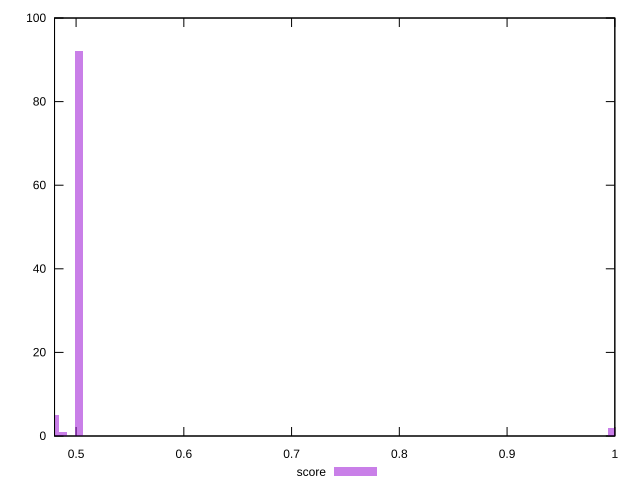

This figure's gnuplot source:
reset

$score <<EOF
0.9975662033806434 2
0.4800318572658735 5
0.5025333505752113 92
0.4875323550356528 1
EOF

set key outside below
set boxwidth 0.007500497769779273
set xrange [0.48:1]
set yrange [0:100]
set trange [0:100]
set style fill transparent solid 0.5 noborder
set terminal svg size 640, 490 enhanced background rgb 'white'
set output "report_00019_2021-02-10T18-14-37.922Z//uses-rel-preload/samples/pages+cached/score/histogram.svg"

plot $score title "score" with boxes

reset
